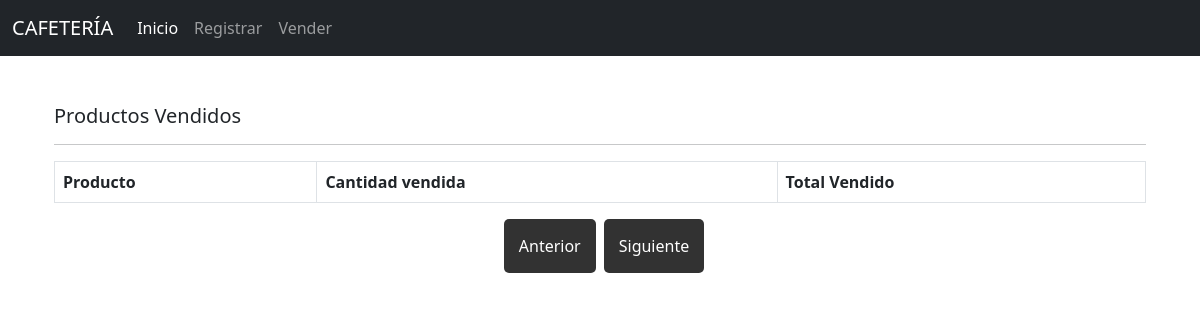
Page /vender_producto.php?pagina=2 on the earlier database version.
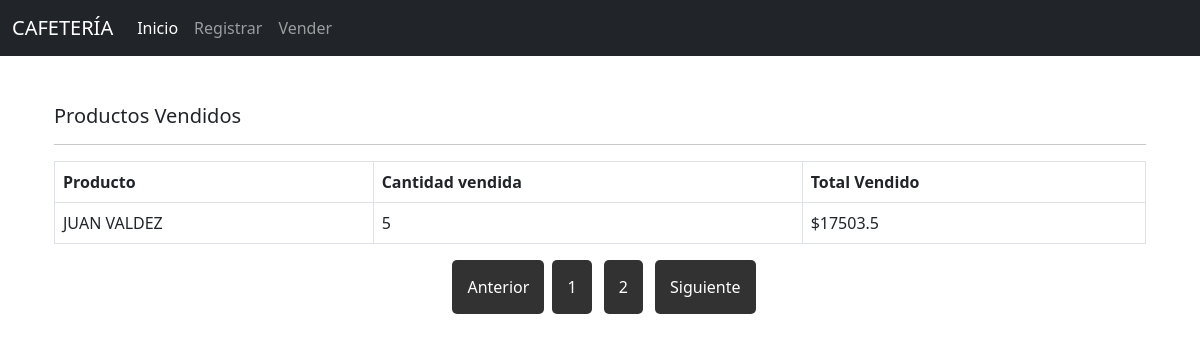
Same page on the later database version.
### tables this page shows
CREATE TABLE `ventas` (
  `idVenta` int(11) NOT NULL,
  `id_producto` int(11) NOT NULL,
  `vendidos` int(11) NOT NULL,
  `valor` float NOT NULL
);

CREATE TABLE `producto` (
  `id` int(11) NOT NULL,
  `nombre_producto` varchar(200) NOT NULL,
  `referencia` varchar(200) NOT NULL,
  `precio` float NOT NULL,
  `peso` decimal(10,0) NOT NULL,
  `categoria` int(11) NOT NULL,
  `stock` int(11) NOT NULL,
  `fecha_c` timestamp NOT NULL DEFAULT current_timestamp()
);

### vender_producto.php (the view, shortened to what this page needs)
<?php include("database/db.php") ?>
<?php include("includes/header.php") ?>
<?php include("includes/nav.php") ?>
<div class="container p-4">
    <br>
    <div class="row" >
        <div class="col-12">
            <h5 class="title">Productos Vendidos</h5>
            <hr>
            <table class="table table-bordered">
                <thead>
                    <th>Producto</th>
                    <th>Cantidad vendida</th>
                    <th>Total Vendido</th>
                    <tbody>
                        <?php
                        $por_pagina=10;
                        if(isset($_GET['pagina'])){
                            $pagina=$_GET['pagina'];
                        }else{
                            $pagina=1;
                        }
                        $empieza=($pagina-1) * $por_pagina;
                        $query = "SELECT nombre_producto, referencia, vendidos, valor
                        FROM ventas v INNER JOIN producto p on v.id_producto = p.id
                        order by idVenta DESC LIMIT $empieza,$por_pagina";
                        $result_producto = mysqli_query($conn, $query);
                        while($row = mysqli_fetch_array($result_producto)){ ?>
                            <tr>
                                <td><?php echo $row['nombre_producto'] ?></td>
                                <td><?php echo $row['vendidos'] ?></td>
                                <td>$<?php echo $row['valor'] ?></td>
                            </tr>
                        <?php } ?>
                    </tbody>
                </thead>
            </table>
            <?php
                $query="SELECT * FROM ventas";
                $resultado=mysqli_query($conn,$query);
                $total_registros=mysqli_num_rows($resultado);
                $total_paginas=ceil($total_registros/$por_pagina);
                echo"<center><a class='paginacion' href='vender_producto.php?pagina=1'>"  .'Anterior'. "</a>";
                for($i=1;  $i<=$total_paginas;   $i++){
                    echo"<a class='paginacion' href='vender_producto.php?pagina=".$i."'> ".$i." </a> ";
                }
                echo"<a class='paginacion' href='vender_producto.php?pagina=$total_paginas'>"  .'Siguiente'. "</a></center>";
            ?>
        </div>
    </div>
</div>
<?php include("includes/footer.php") ?>

Differences in the rows shown:
added ventas: id_producto.nombre_producto "JUAN VALDEZ", vendidos "5", valor "17503.5"
Other differences:
new list line: "1"
new list line: "2"
